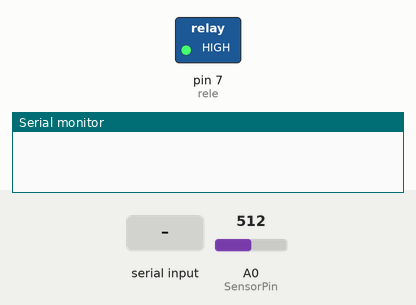
Bench run of a sketch on a simulated Arduino Uno, built with avr-gcc and run on an emulated ATmega328P. On the bench: switched loads named in the sketch (green lamp = pin HIGH), the last lines printed to the serial monitor. The inputs (shaded band) are chosen by the test bench; at power-on: A0 (SensorPin) = 512.

Above: at 1.2 s.
1.3 s: "1" received over Serial
At 2.5 s:
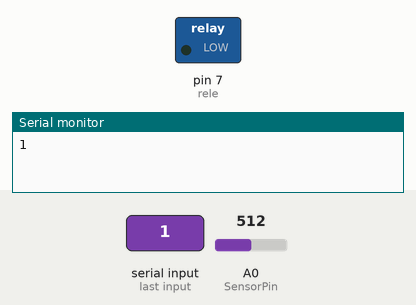
2.8 s: "0" received over Serial
At 3.9 s:
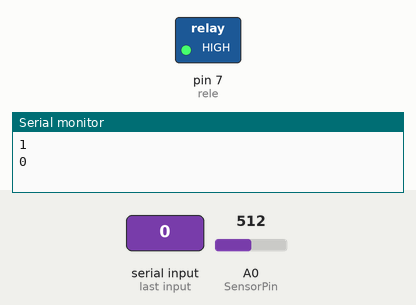
4.3 s: A0 (SensorPin) set to 604
5.8 s: A0 (SensorPin) set to 624
At 6.8 s:
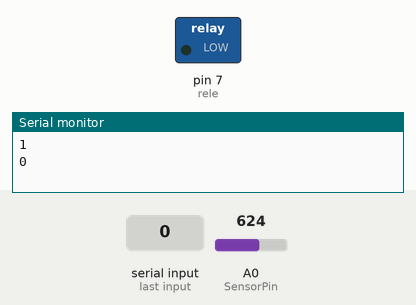
Timing chart, 0 to 8.3 s (numbered marks = the images above; inputs shaded):
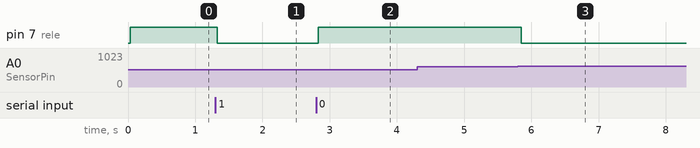

Measured:
- the behaviour switches between 615 and 616 on A0 (SensorPin) (found by bisection; images 2 and 3)
- after the input at 1.3 s, pin 7 (rele): HIGH → LOW at once
- after the input at 2.8 s, pin 7 (rele): LOW → HIGH at once
- after the input at 4.3 s, every drawn part: stays the same
- after the input at 5.8 s, pin 7 (rele): HIGH → LOW after 0.05 s

The sketch:

Bluetooth.ino
```cpp
#define SensorPin A0
int sensorValue = 0;
int sensorValueP;

int suchost = 30;
#define rele 7

char income = 0;

void setup() {
  Serial.begin(9600);

  pinMode(rele, OUTPUT);
}

void loop() {
  if(Serial.available()>0){
    income = Serial.read();
    Serial.println(income);
  }

  switch(income){
    case '1':
    digitalWrite(rele, LOW);
    break;

    default:
    sensorValue = analogRead(SensorPin);
    delay(30);
    if(map(sensorValue, 703, 420, 0, 100) <= suchost){
      digitalWrite(rele, LOW);
    }else{
      digitalWrite(rele, HIGH);
  }
  }


}
```
